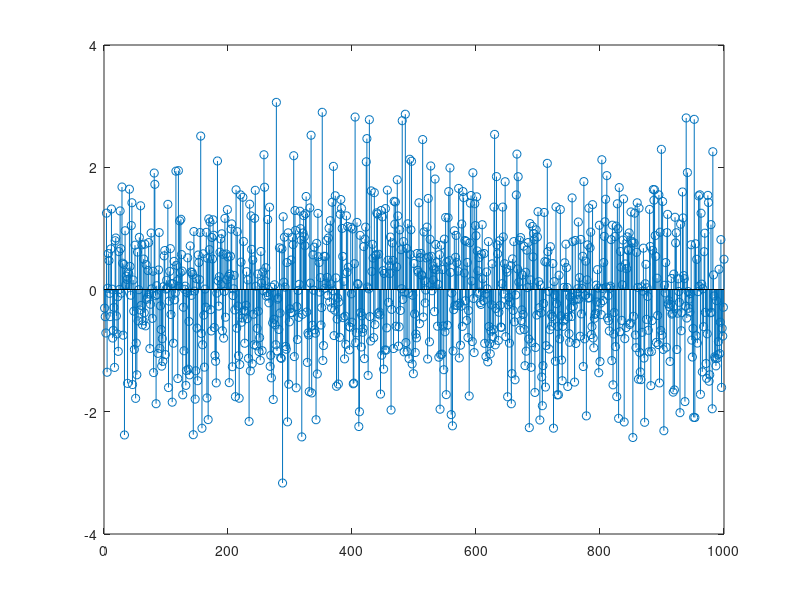
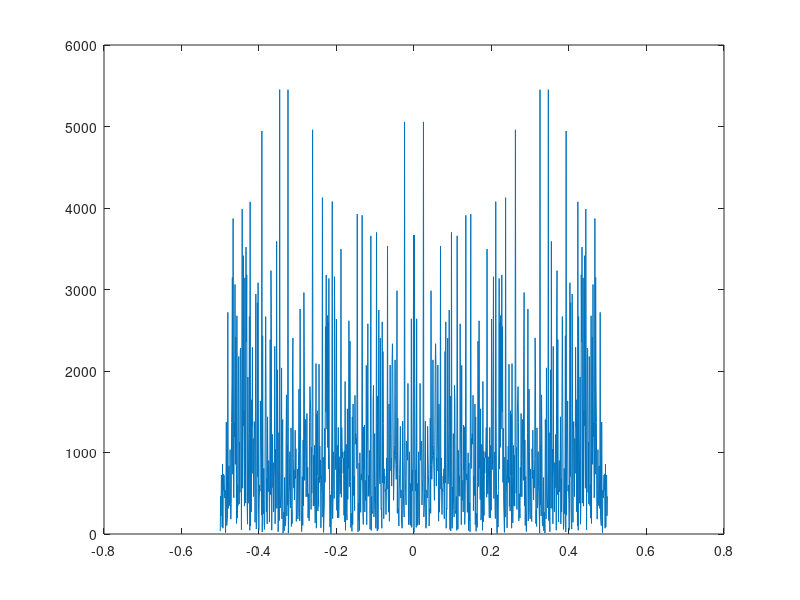

The MATLAB script that drew these images, in order:
clear; clc; close all;

noise = wgn(1000, 1, 0);
stem(noise)
var(noise)

n = pow2(nextpow2(length(noise)));
x = fft(noise, n);
x = abs(x);
x = fftshift(x);
X = x.^2;
df = 1/n;
f = (-n/2:(n-1)/2)*df;
figure()
plot(f, X)



y2 = wgn(1000, 1, -100, 'complex');
var(y2)
